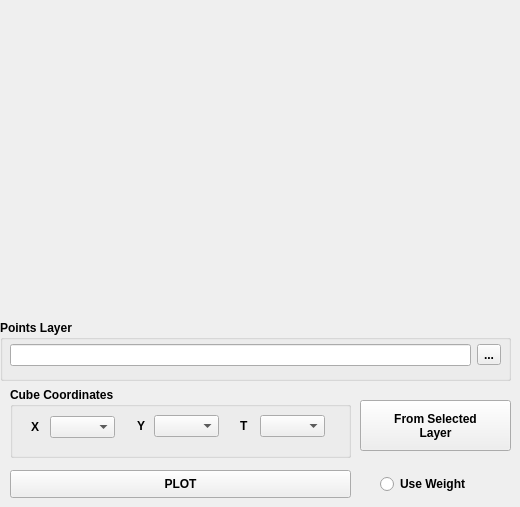
   <widget class="QWidget" name="tab3">
    <attribute name="title">
     <string>Neighbors</string>
    </attribute>
    <attribute name="toolTip">
     <string>Number of points in neighbor grids.</string>
    </attribute>
    <widget class="QWidget" name="verticalLayoutWidget_2">
     <property name="geometry">
      <rect>
       <x>0</x>
       <y>0</y>
       <width>511</width>
       <height>311</height>
      </rect>
     </property>
     <layout class="QVBoxLayout" name="temp_layout_2"/>
    </widget>
    <widget class="QGroupBox" name="m2_groupBox_input_3">
     <property name="geometry">
      <rect>
       <x>0</x>
       <y>320</y>
       <width>511</width>
       <height>61</height>
      </rect>
     </property>
     <property name="font">
      <font>
       <weight>75</weight>
       <bold>true</bold>
      </font>
     </property>
     <property name="title">
      <string>Points Layer</string>
     </property>
     <widget class="QWidget" name="layoutWidget_5">
      <property name="geometry">
       <rect>
        <x>10</x>
        <y>23</y>
        <width>491</width>
        <height>24</height>
       </rect>
      </property>
      <layout class="QHBoxLayout" name="horizontalLayout_6">
       <item>
        <widget class="QLineEdit" name="ln_output3"/>
       </item>
       <item>
        <widget class="QToolButton" name="btn_browse3">
         <property name="text">
          <string>...</string>
         </property>
        </widget>
       </item>
      </layout>
     </widget>
    </widget>
    <widget class="QPushButton" name="btn_from_grid_2">
     <property name="geometry">
      <rect>
       <x>360</x>
       <y>400</y>
       <width>151</width>
       <height>51</height>
      </rect>
     </property>
     <property name="font">
      <font>
       <weight>75</weight>
       <bold>true</bold>
      </font>
     </property>
     <property name="text">
      <string>From Selected
Layer</string>
     </property>
    </widget>
    <widget class="QPushButton" name="btn_plot_2">
     <property name="geometry">
      <rect>
       <x>10</x>
       <y>470</y>
       <width>341</width>
       <height>28</height>
      </rect>
     </property>
     <property name="font">
      <font>
       <weight>75</weight>
       <bold>true</bold>
      </font>
     </property>
     <property name="text">
      <string>PLOT</string>
     </property>
    </widget>
    <widget class="QGroupBox" name="groupBox_6">
     <property name="geometry">
      <rect>
       <x>10</x>
       <y>387</y>
       <width>341</width>
       <height>71</height>
      </rect>
     </property>
     <property name="font">
      <font>
       <weight>75</weight>
       <bold>true</bold>
      </font>
     </property>
     <property name="title">
      <string>Cube Coordinates</string>
     </property>
     <widget class="QComboBox" name="cb_y_cat_2">
      <property name="geometry">
       <rect>
        <x>144</x>
        <y>28</y>
        <width>65</width>
        <height>22</height>
       </rect>
      </property>
     </widget>
     <widget class="QLabel" name="label_3">
      <property name="geometry">
       <rect>
        <x>127</x>
        <y>31</y>
        <width>39</width>
        <height>16</height>
       </rect>
      </property>
      <property name="font">
       <font>
        <weight>75</weight>
        <bold>true</bold>
       </font>
      </property>
      <property name="text">
       <string>Y</string>
      </property>
     </widget>
     <widget class="QComboBox" name="cb_x_cat_2">
      <property name="geometry">
       <rect>
        <x>40</x>
        <y>29</y>
        <width>65</width>
        <height>22</height>
       </rect>
      </property>
     </widget>
     <widget class="QLabel" name="label_4">
      <property name="geometry">
       <rect>
        <x>21</x>
        <y>32</y>
        <width>39</width>
        <height>16</height>
       </rect>
      </property>
      <property name="font">
       <font>
        <weight>75</weight>
        <bold>true</bold>
       </font>
      </property>
      <property name="text">
       <string>X</string>
      </property>
     </widget>
     <widget class="QLabel" name="label_9">
      <property name="geometry">
       <rect>
        <x>230</x>
        <y>31</y>
        <width>39</width>
        <height>16</height>
       </rect>
      </property>
      <property name="font">
       <font>
        <weight>75</weight>
        <bold>true</bold>
       </font>
      </property>
      <property name="text">
       <string>T</string>
      </property>
     </widget>
     <widget class="QComboBox" name="cb_t_cat">
      <property name="geometry">
       <rect>
        <x>250</x>
        <y>28</y>
        <width>65</width>
        <height>22</height>
       </rect>
      </property>
     </widget>
    </widget>
    <widget class="QRadioButton" name="rdo_weight_2">
     <property name="geometry">
      <rect>
       <x>380</x>
       <y>474</y>
       <width>101</width>
       <height>20</height>
      </rect>
     </property>
     <property name="font">
      <font>
       <weight>75</weight>
       <bold>true</bold>
      </font>
     </property>
     <property name="text">
      <string>Use Weight</string>
     </property>
    </widget>
   </widget>
